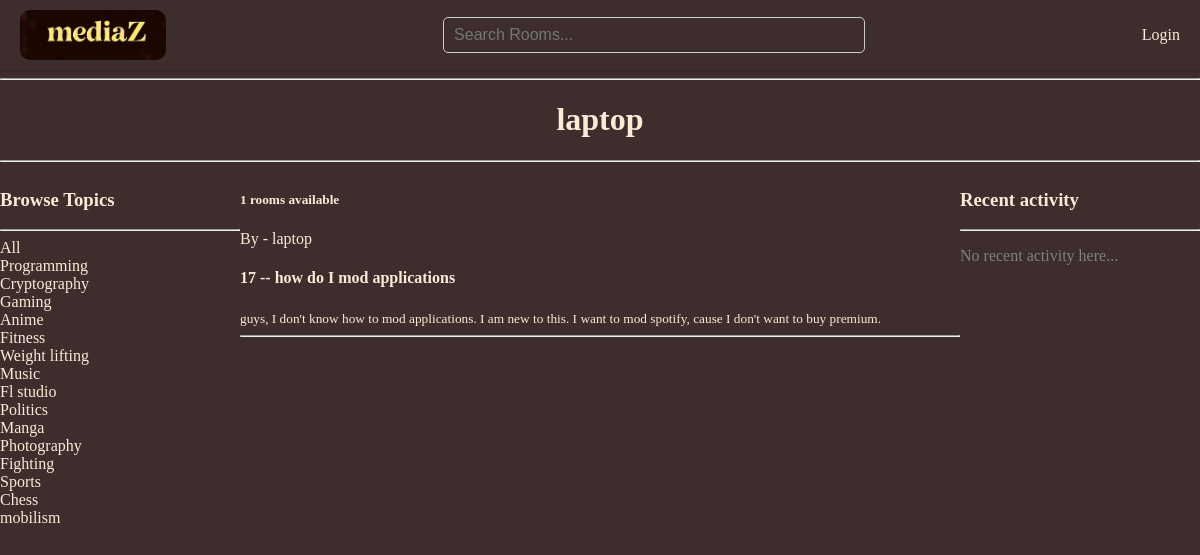
/user/10, run on an earlier commit of the app's database.
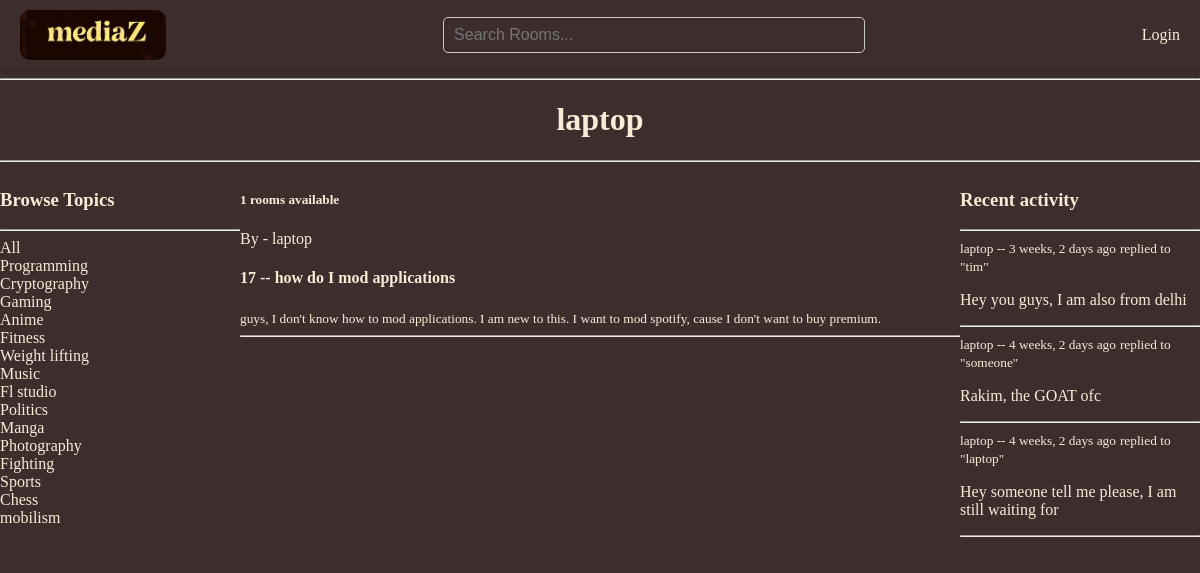
And on a later commit of the database.
### base/models.py (models this page shows, shortened)
class Topic(models.Model):
    name = models.CharField(max_length=200)

class Room(models.Model):
    host = models.ForeignKey(User, on_delete=models.SET_NULL, null=True)
    topic = models.ForeignKey(Topic, on_delete=models.SET_NULL, null=True)
    name = models.CharField(max_length=200)
    description = models.TextField(null=True, blank=True)
    participants = models.ManyToManyField(
        User,
        related_name='participants',
        blank=True
    )
    updated = models.DateTimeField(auto_now=True)
    created = models.DateTimeField(auto_now_add=True)
    class Meta:
        ordering = ['-updated', '-created']

class Message(models.Model):
    user = models.ForeignKey(User, on_delete=models.CASCADE)
    room = models.ForeignKey(Room, on_delete=models.CASCADE)
    body = models.TextField()
    updated = models.DateTimeField(auto_now=True)
    created = models.DateTimeField(auto_now_add=True)
    def __str__(self):
        return self.body[0:50]

### base/views.py (the view)
# urls.py: path('user/<str:pk>', views.userProfile, name='user'),
def userProfile(request, pk):
    user = User.objects.get(id=pk)
    rooms = user.room_set.all().order_by('-created')
    topics = Topic.objects.all()
    room_comments = user.message_set.all().order_by('-created')
    paginator = Paginator(rooms, 5)
    page_number = request.GET.get('page')
    page_obj = paginator.get_page(page_number)
    comment_paginator = Paginator(room_comments, 7)
    comment_page_number = request.GET.get('comment_page')
    comment_page_obj = comment_paginator.get_page(comment_page_number)
    context = {
        'user':user,
        'rooms':rooms,
        'room_comments':room_comments,
        'topics':topics,
        'page_obj': page_obj,
        'comment_page_obj':comment_page_obj
    }
    return render(request, 'base/profile.html', context)

### base/templates/base/profile.html (shortened to what this page needs)
{% extends 'main.html' %}
{% block content %}
<h1 class="header">{{user.username}}</h1>
<hr>
<div class="profile-container">
    <div>
        {% include 'base/topics.html' %}
    </div>
    {% if rooms %}
        <div>
            <h5>{{ page_obj.paginator.count }} rooms available</h5>
            {%include 'base/feed.html' %}
        </div>
    {% else %}
        <p class="no-rooms">No rooms created..</p>
    {% endif %}
    <div>
        {% include 'base/activity.html' %}
    </div>
</div>
{% endblock content %}

### templates/main.html (shortened to what this page needs)
<!DOCTYPE html>
{% load static %}
<html>
    <head>
        <link rel="stylesheet" type="text/css" media='screen' href="{% static 'styles/main.css' %}">
    </head>
    <body>
        {% include 'navbar.html' %}
        {% block content %}
        {% endblock content %}
    </body>
</html>

### templates/navbar.html
{% load static %}
<div class="navbar">
    <a href="/" class="logo">
        <img src="{% static "images/logo.jpeg" %}"></img>
    </a>
    <form method="GET" action="{% url 'home' %}" class="search-form">
        <input type="text" name="q" placeholder="Search Rooms..."/>
    </form>
    <div class="user-links">
        {% if request.user.is_authenticated %}
        <a href="{% url 'user' request.user.id%}">{{ request.user }}</a>
        <a href="{% url 'logout' %}">Logout</a>
        {% else %}
        <a href="{% url 'login' %}">Login</a>
        {% endif %}
    </div>
</div>
<hr>

### base/templates/base/topics.html
<h3>Browse Topics</h3>
        <hr>
        <div>
            <a href="{% url 'home' %}">All</a>
        </div>
        {% for topic in topics %}
            <div>
                <a href="{% url 'home' %}?q={{topic.name}}"> {{topic.name}}</a>
            </div>
        {% endfor %}

### base/templates/base/feed.html (shortened to what this page needs)
{% for room in page_obj %}
                <div>
                    By - <a href="{% url 'user' room.host.id %}">{{room.host.username}}</a>
                    <h4>{{room.id}} -- <a href="{% url 'room' room.id %}">{{room.name}}</a></h4>
                    <small>{{room.description}}</small>
                    <hr>
                </div>
{% endfor %}

### base/templates/base/activity.html (shortened to what this page needs)
<div>
    <h3>Recent activity</h3>
    <hr>
    {% if room_comments %}
        {% for comment in comment_page_obj %}
                <div>
                <small><a href="{% url 'user' comment.user.id %}">{{comment.user}}</a> -- {{comment.created | timesince}} ago</small>
                <small>replied to "{{comment.room.host}}"</small>
                <p>{{comment}}</p>
                <hr>
            </div>
        {% endfor %}
    {% else %}
        <p class="no-activity">No recent activity here...</p>
    {% endif %}
</div>

### static/styles/main.css (style rules this page uses)
* { background-color:rgb(61, 45, 45); color:antiquewhite; }
body { margin: 0; padding: 0; font-family: 'Times New Roman'; }
a { text-decoration: none; }
.navbar { display: flex; align-items: center; justify-content: space-between; padding: 10px 20px; box-shadow: 0 2px 4px rgba(0, 0, 0, 0.1); }
.logo img { height: 50px; width: auto; display: block; border-radius: 10px; }
.search-form { flex-grow: 1; display: flex; justify-content: center; }
.search-form input[type="text"] { width: 100%; max-width: 400px; padding: 8px 10px; font-size: 16px; border: 1px solid #ccc; border-radius: 5px; }
.user-links { display: flex; gap: 15px; }
.header { text-align: center; }

### base/templates/base/profile.html (style rules this page uses)
.profile-container { display: grid; grid-template-columns: 1fr 3fr 1fr; }

What changed in the data, as far as the page shows it:
added Message: user "laptop", created "3 weeks, 2 days", room.host "tim", body "Hey you guys, I am also from delhi"
added Message: user "laptop", created "4 weeks, 2 days", room.host "someone", body "Rakim, the GOAT ofc"
added Message: user "laptop", created "4 weeks, 2 days", room.host "laptop", body "Hey someone tell me please, I am still waiting for"
Also different on the page:
text no longer shown: "No recent activity here..."
